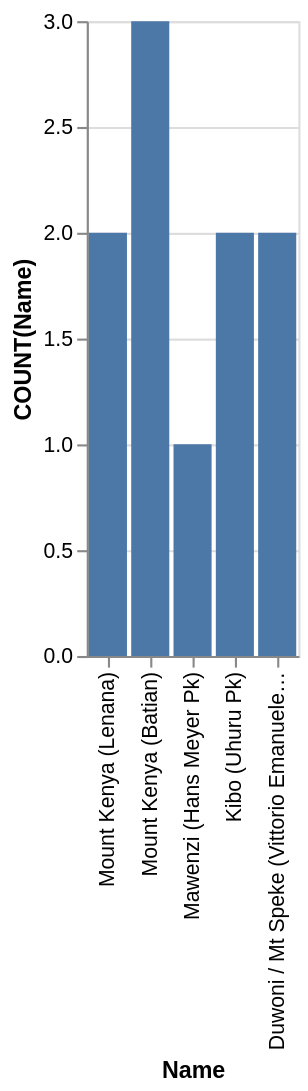

Express this chart as Vega-Lite.
### Vega-Lite specification from a JSON file in a GitHub repository (floating-point values rounded to 4 significant figures)
{"data": {"values": [{"x_data": "Mount Kenya (Lenana)", "y_data": 2}, {"x_data": "Mount Kenya (Batian)", "y_data": 3}, {"x_data": "Mawenzi (Hans Meyer Pk)", "y_data": 1}, {"x_data": "Kibo (Uhuru Pk)", "y_data": 2}, {"x_data": "Duwoni / Mt Speke (Vittorio Emanuele Pk)", "y_data": 2}]}, "mark": "bar", "encoding": {"x": {"field": "x_data", "type": "nominal", "title": "Name", "sort": "descending"}, "y": {"field": "y_data", "type": "quantitative", "title": "COUNT(Name)"}}}
